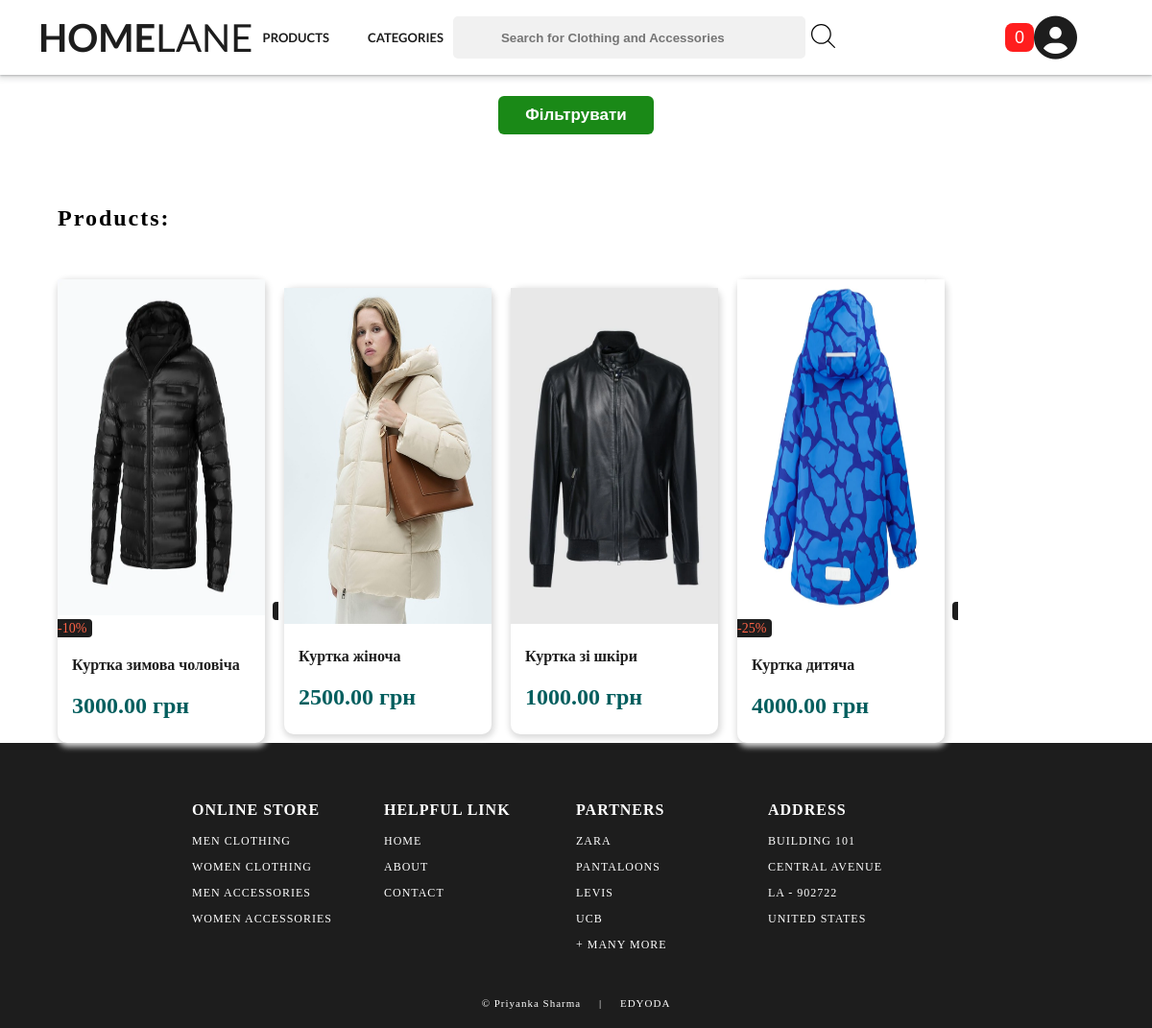
Before: /products?category=3 with the older database file.
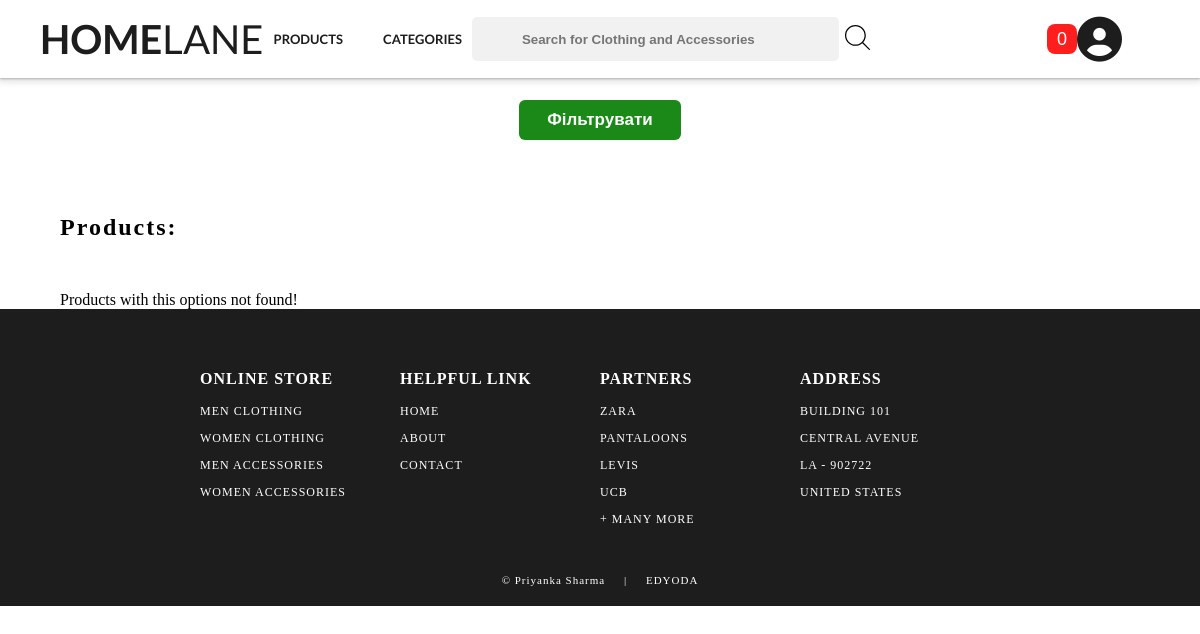
After: the same page with the newer database file.
### core/models.py (models this page shows, shortened)
class Product(models.Model):
    category = models.ForeignKey(
        Category, null=True, related_name="products", on_delete=models.CASCADE
    )
    title = models.CharField(null=False, blank=False, max_length=250)
    description = models.TextField(null=False, blank=False)
    price = models.DecimalField(
        null=False, blank=False, default=0.0, decimal_places=2, max_digits=10
    )
    discount = models.IntegerField()
    available = models.BooleanField(null=False, blank=False, default=True)
    brand = models.ForeignKey(
        Brand, on_delete=models.SET_NULL, null=True, blank=True, related_name="products"
    )
    size = models.ManyToManyField(Size, blank=True, related_name="products")
    created_at = models.DateTimeField(null=False, blank=False, auto_now_add=True)
    def get_first_image(self):
        gallery_image = self.gallery.last()
        return gallery_image.image.url if gallery_image else None

class ProductGallery(models.Model):
    product=models.ForeignKey(Product, on_delete=models.CASCADE, related_name="gallery")
    image=models.ImageField(upload_to=gallery_upload_to)

### core/views.py (the view)
# urls.py: path("products", product_list, name='product_list'),
def product_list(request):
    from .models import Product
    from .filters import ProductFilter
    from django.db.models import Q
    search_query = request.GET.get("title", "").strip()
    if search_query == "":
        queryset = Product.objects.all()
        product_filter = ProductFilter(request.GET, queryset=queryset)
    else:
        queryset = Product.objects.all()
        queryset = queryset.filter(
            Q(title__icontains=search_query) | Q(brand__name__icontains=search_query)
        )
        product_filter = ProductFilter(request.GET, queryset=queryset)
    selected_sizes = request.GET.getlist("size")
    return render(
        request,
        "core/product_list.html",
        {"filter": product_filter, "selected_sizes": selected_sizes},
    )

### core/views.py (called while the page is built)
def categories_processors(request):
    from .models import Category
    categories = Category.objects.all()
    return {'categories': categories}

### templates/core/product_list.html (shortened to what this page needs)
{% extends "../base.html" %}
{% block head %}
<link rel="stylesheet" href="/static/css/index.css">
{% endblock %}
{% block content %}
<section class="container">
    <button class="open-filter-btn" id="openFilterBtn">Фільтрувати</button>
    <div id="mainContainer">
        <h1>Products:</h1>
        <div class="products-list">
         {% for product in filter.qs %}
        <div class="product">
            <a href="{% url 'product_details' id=product.id %}">
                <img src="{{ product.get_first_image }}"
                    alt="{{ product.title }}">
                {% if product.discount %}
                <span class="discount-label">
                    -{{product.discount}}%</span>
                {% endif %}
                <div id="details">
                    <h3>{{ product.title }}</h3>
                    <h2>{{ product.price }} грн</h2>
                </div>
            </a>
        </div>
        {% empty %}
            <div class="empty-products">Products with this options not found!</div>
        {% endfor %}
    </div>
{% endblock %}

Changed rows visible on the page:
no longer on this page (row edited): Product: get_first_image (picture), discount "10", title "Куртка зимова чоловіча", price "3000.00"
no longer on this page (row edited): Product: get_first_image (picture), title "Куртка жіноча", price "2500.00"
no longer on this page (row edited): Product: get_first_image (picture), title "Куртка зі шкіри", price "1000.00"
no longer on this page (row edited): Product: get_first_image (picture), discount "25", title "Куртка дитяча", price "4000.00"
Other visible differences:
text now shown: "Products with this options not found!"
